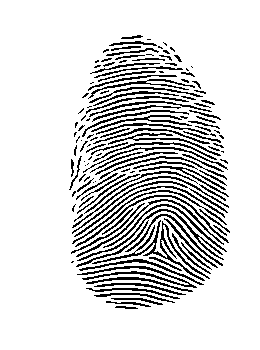
#> input picture References - Sources/Thinning/Thinning/test.bmp, 260 x 350 px
$ python skeletonize.py
#> lines starting #> are read from the running program, lines starting #| are printed output that depends on the picture; after the words box and inside, x2 and y2 are one past the last pixel; in counts of white or black regions, pixels touching at a corner belong together
from skimage.morphology import skeletonize
from skimage import data
import matplotlib.pyplot as plt
from skimage.util import invert
from skimage import io

# Invert the horse image
#image = invert(data.horse())
image = io.imread("test.bmp")
#> image: shape (350, 260); values 0 (black) and 1 (white), 84.6% white; black in thin lines or dots, all inside (x1, y1, x2, y2) = (69, 35, 230, 309)
#image[image == 255] = 1
# perform skeletonization
skeleton = skeletonize(image)
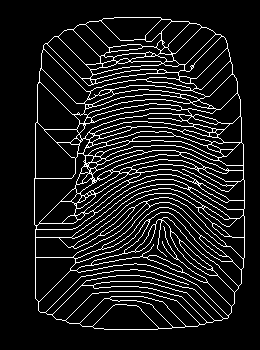
#> skeleton: shape (350, 260) bool; 10.6% white in thin lines or dots, all inside (x1, y1, x2, y2) = (34, 17, 245, 330)

# display results
fig, axes = plt.subplots(nrows=1, ncols=2, figsize=(8, 4),
                         sharex=True, sharey=True,
                         subplot_kw={'adjustable': 'box-forced'})

ax = axes.ravel()

ax[0].imshow(image, cmap=plt.cm.gray)
ax[0].axis('off')
ax[0].set_title('original', fontsize=20)

ax[1].imshow(skeleton, cmap=plt.cm.gray)
ax[1].axis('off')
ax[1].set_title('skeleton', fontsize=20)

fig.tight_layout()
plt.show()
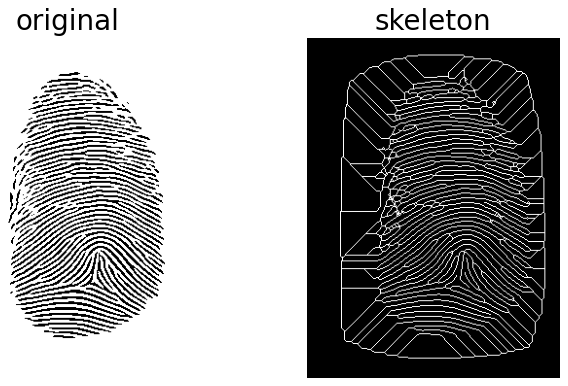
#> figure drawn by matplotlib, 2 panels
